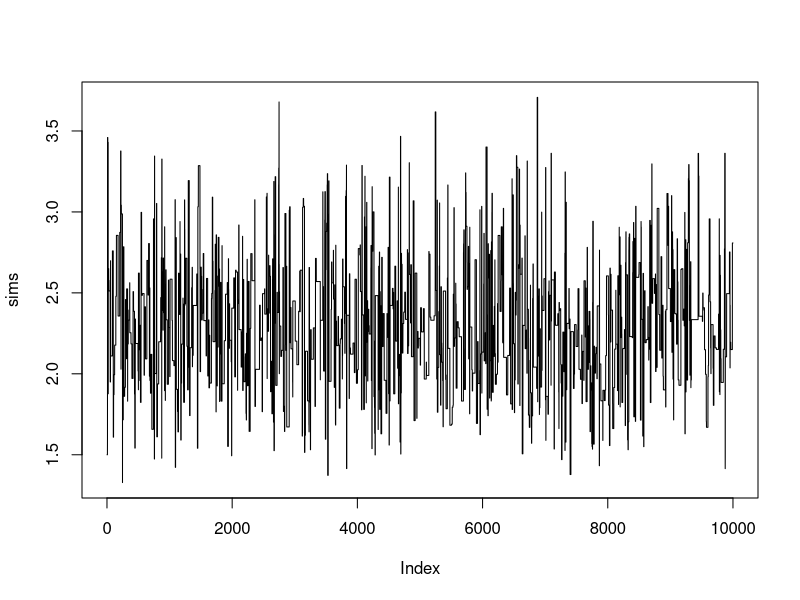
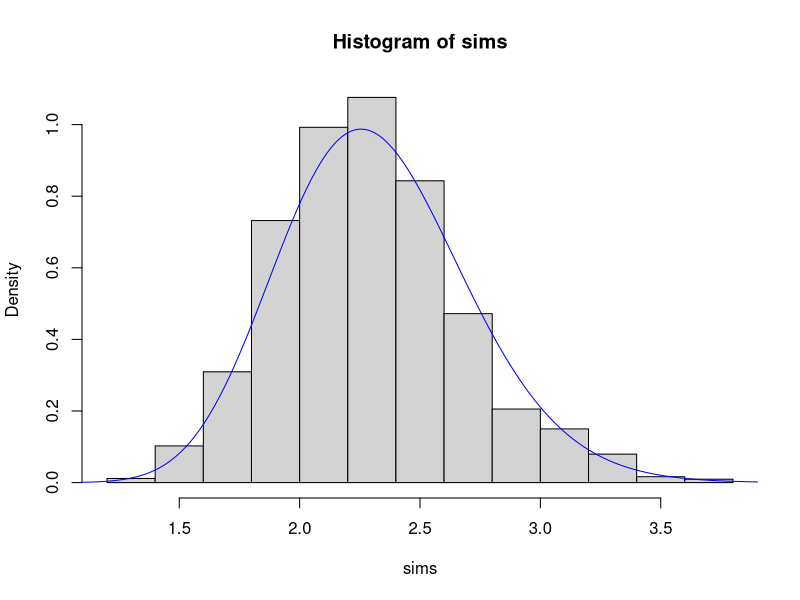
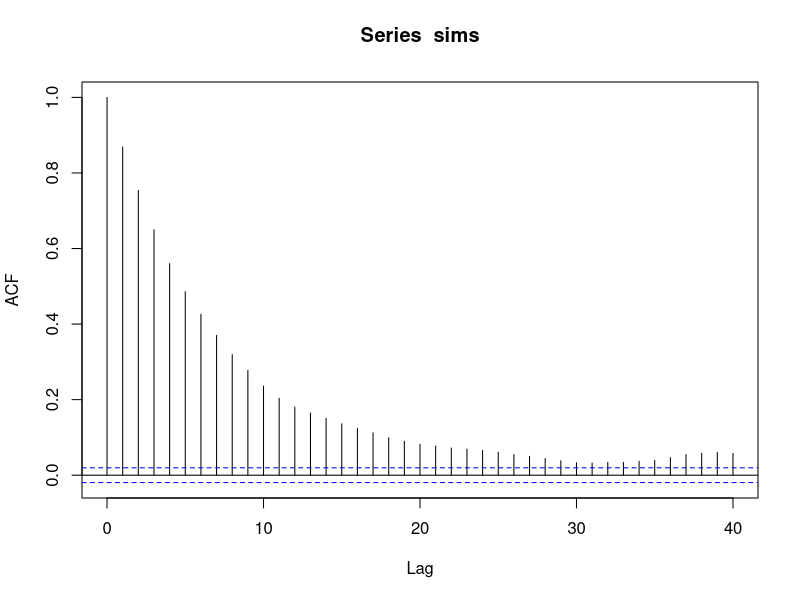
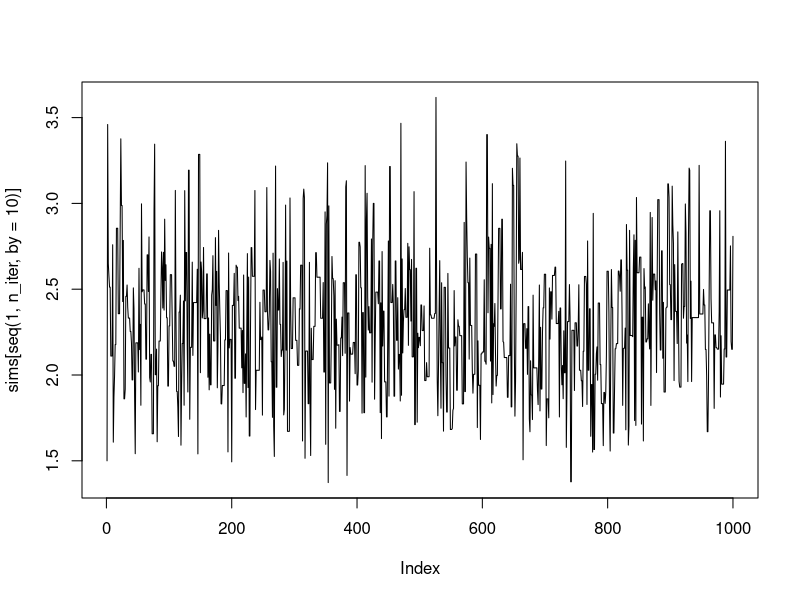

Generate these figures, in order, with R:
library('posterior')
y <- c(3, 4, 3, 1, 1, 4, 1, 4, 2, 1, 1, 3, 1, 1, 4)

sum_y <- sum(y)
n <- length(y)

log_target <- function(lambda, stats) {
  if (lambda < 0 | lambda > 10) {
    out <- -Inf
  } else {
    out <- -stats$n*lambda + stats$sum_y*log(lambda) - 1/(2*4^2)*(lambda-1)^2
  }

  out
}
# curve(exp(log_target(x, n=n, sum_y = sum_y)), from = 0, to = 10)

rw_norm_met <- function(log_target, lambda_old, candidate_sd, stats) {
  # Step 1: Draw Candidate
  lambda_candidate <- rnorm(1, lambda_old, sd = candidate_sd)

  # Step 2: Compute Acceptance Probability
  log_alpha <- log_target(lambda_candidate, stats) - log_target(lambda_old, stats)

  # Step 3: Decision
  if (log(runif(1)) < log_alpha) {
    out <- lambda_candidate
  } else {
    out <- lambda_old
  }

  out
}

n_iter <- 10000
state <- list(lambda = 1.5)
sims <- numeric(n_iter)
stats <- list(n = n, sum_y = sum_y)

for (i in 1:n_iter) {
  state$lambda <- rw_norm_met(log_target, state$lambda, 5, stats)
  sims[i] <- state$lambda
}

plot(sims, type = 'l')
hist(sims, freq = FALSE)
xx <- seq(0, 4, length = 200)
lines(xx, 500*sapply(xx, \(x) exp(log_target(x, stats = stats))), col = 'blue')


ess_mean(sims)
acf(sims)

plot(sims[seq(1, n_iter, by = 10)], type = 'l')
ess_mean(sims[seq(1, n_iter, by = 10)])
